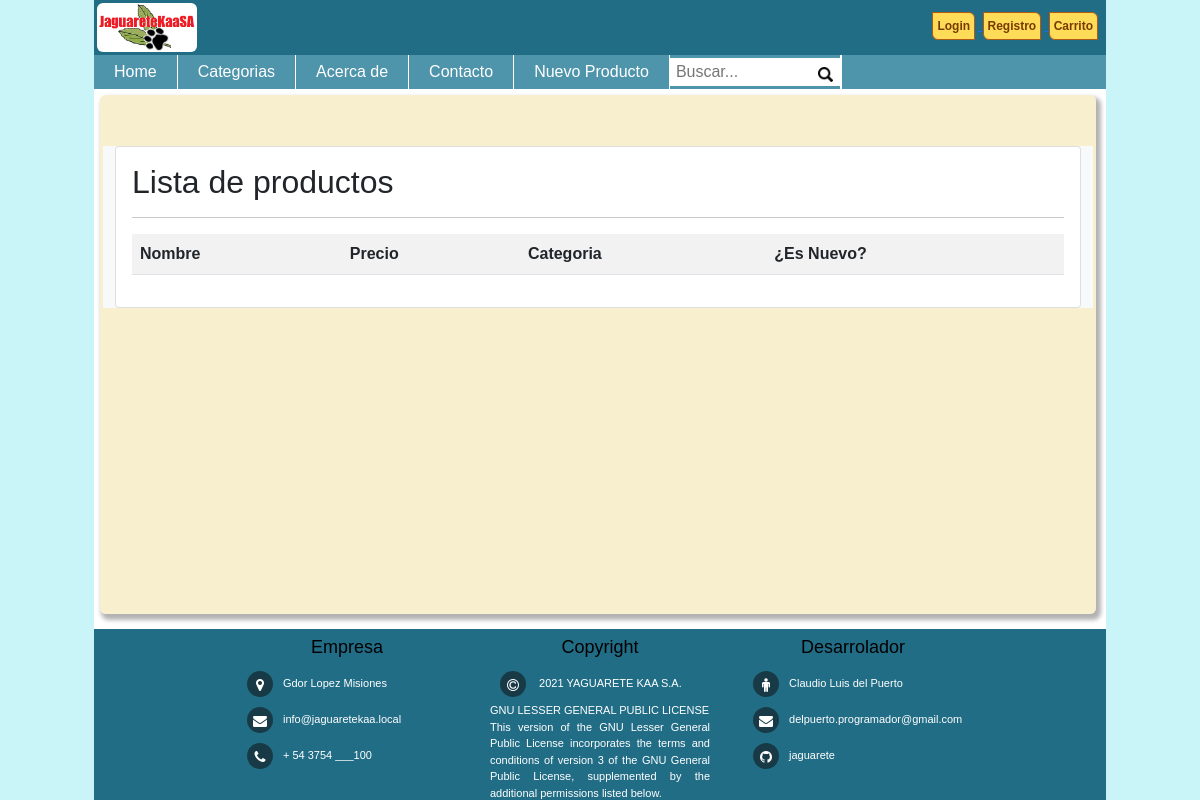
/listar_productos/, run on an earlier commit of the app's database.
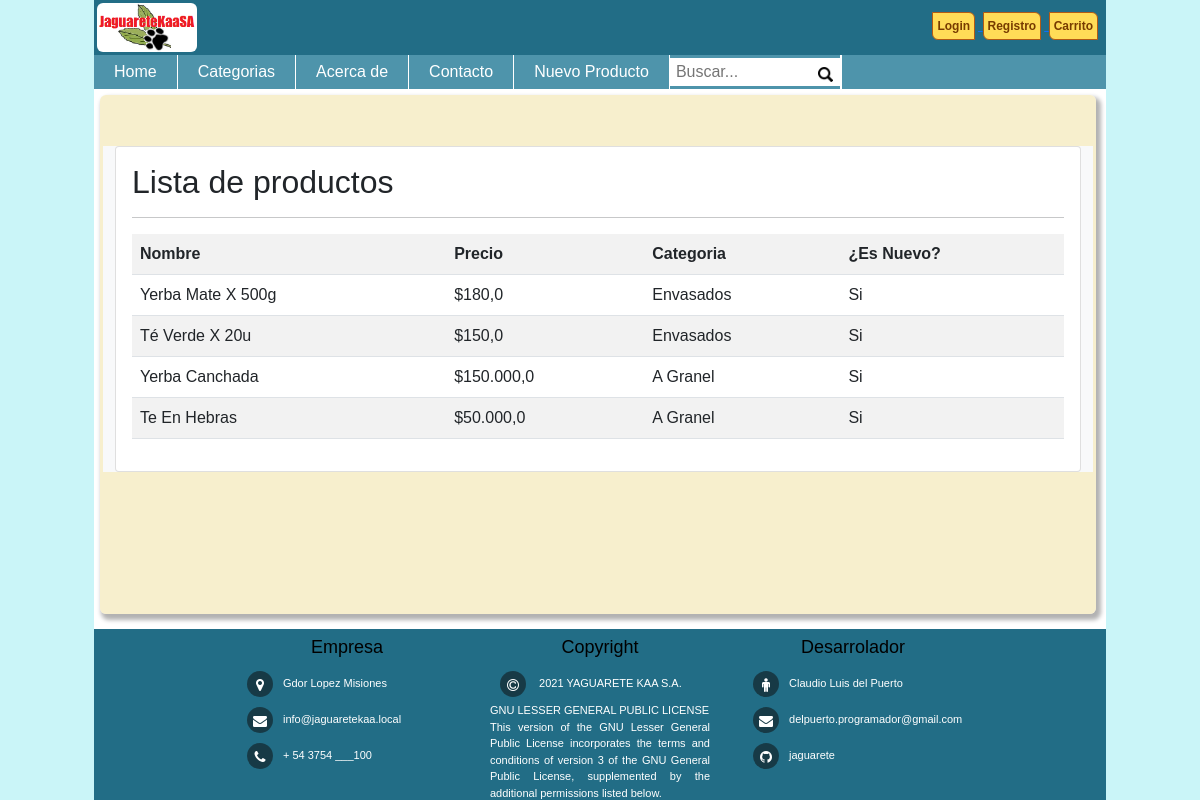
And on a later commit of the database.
### jaguareteAPP/models.py (models this page shows, shortened)
class Producto(models.Model):
    nombre      = models.CharField(max_length=50)
    precio      = models.FloatField(null=True)
    descripcion = models.TextField(null=True)
    nuevo       = models.BooleanField(default=False)
    categoria   = models.ForeignKey(Categoria, on_delete=models.PROTECT)
    imagen      = models.ImageField(upload_to="productos", null=True)

class Categoria(models.Model):
    nombre = models.CharField(max_length=50)
    def __str__(self):
        return self.nombre

### jaguareteAPP/views.py (the view)
# urls.py: path('listar_productos/', views.listar_productos, name="listar_productos"),
def listar_productos(request):
    productos = Producto.objects.all()
    data = {
        'productos': productos
    }
    return render(request,"producto/listar.html", data)

### jaguareteAPP/templates/producto/listar.html
{% extends 'home/base.html' %}
{% block contenido %}
{% load crispy_forms_tags %}
{% load humanize %}
<br>
<br>
<div class="container bg-light">
    <div class="card">
        <div class="card-body">
            <h2>Lista de productos</h2>
            <hr>
            <table class="table table-striped table-hover table-responsive-sm">
                <tr>
                    <th>Nombre</th>
                    <th>Precio</th>
                    <th>Categoria</th>
                    <th>¿Es Nuevo?</th>
                </tr>
                {% for p in productos %}
                    <tr>
                        <td>{{p.nombre | title}}</td>
                        <td>${{p.precio | intcomma}}</td>
                        <td>{{p.categoria}}</td>
                        <td>
                            {% if p.nuevo %}
                                Si
                            {% else %}
                                No
                            {% endif %}
                        </td>
                    </tr>
                {% endfor %}
            </table>
        </div>
    </div>
</div>
<br>
<br>
<br>
{% endblock %}

What changed in the data, as far as the page shows it:
added Producto: nombre "Yerba Mate X 500g", precio "180,0", categoria "Envasados", nuevo "Si"
added Producto: nombre "Té Verde X 20u", precio "150,0", categoria "Envasados", nuevo "Si"
added Producto: nombre "Yerba Canchada", precio "150.000,0", categoria "A Granel", nuevo "Si"
added Producto: nombre "Te En Hebras", precio "50.000,0", categoria "A Granel", nuevo "Si"
